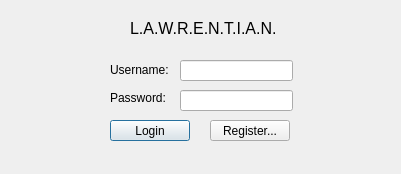
<?xml version="1.0" encoding="UTF-8"?>
<ui version="4.0">
 <class>LoginWindow</class>
 <widget class="QDialog" name="LoginWindow">
  <property name="geometry">
   <rect>
    <x>0</x>
    <y>0</y>
    <width>401</width>
    <height>174</height>
   </rect>
  </property>
  <property name="windowTitle">
   <string>Dialog</string>
  </property>
  <widget class="QPushButton" name="pushButton">
   <property name="geometry">
    <rect>
     <x>110</x>
     <y>120</y>
     <width>80</width>
     <height>21</height>
    </rect>
   </property>
   <property name="text">
    <string>Login</string>
   </property>
  </widget>
  <widget class="QPushButton" name="pushButton_2">
   <property name="geometry">
    <rect>
     <x>210</x>
     <y>120</y>
     <width>80</width>
     <height>21</height>
    </rect>
   </property>
   <property name="text">
    <string>Register...</string>
   </property>
  </widget>
  <widget class="QLabel" name="label">
   <property name="geometry">
    <rect>
     <x>130</x>
     <y>20</y>
     <width>161</width>
     <height>16</height>
    </rect>
   </property>
   <property name="font">
    <font>
     <pointsize>12</pointsize>
    </font>
   </property>
   <property name="text">
    <string>L.A.W.R.E.N.T.I.A.N.</string>
   </property>
  </widget>
  <widget class="QLineEdit" name="usernamebox">
   <property name="geometry">
    <rect>
     <x>180</x>
     <y>60</y>
     <width>113</width>
     <height>21</height>
    </rect>
   </property>
  </widget>
  <widget class="QLineEdit" name="passwordbox">
   <property name="geometry">
    <rect>
     <x>180</x>
     <y>90</y>
     <width>113</width>
     <height>21</height>
    </rect>
   </property>
   <property name="echoMode">
    <enum>QLineEdit::Password</enum>
   </property>
  </widget>
  <widget class="QLabel" name="label_2">
   <property name="geometry">
    <rect>
     <x>110</x>
     <y>60</y>
     <width>71</width>
     <height>20</height>
    </rect>
   </property>
   <property name="text">
    <string>Username:</string>
   </property>
  </widget>
  <widget class="QLabel" name="label_3">
   <property name="geometry">
    <rect>
     <x>110</x>
     <y>90</y>
     <width>71</width>
     <height>16</height>
    </rect>
   </property>
   <property name="text">
    <string>Password:</string>
   </property>
  </widget>
 </widget>
 <resources/>
 <connections/>
</ui>
